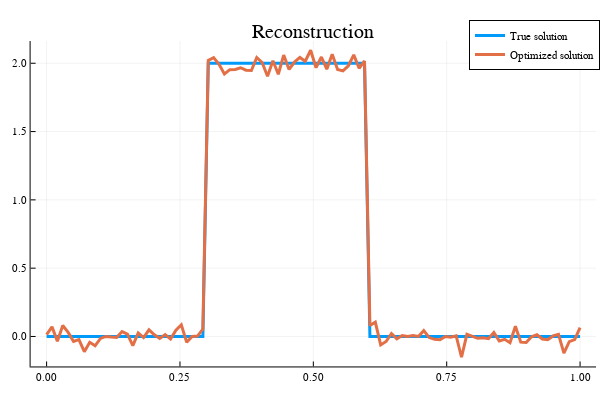

The notebook cell this image was saved under:
### Code cell
x=[xt,xbest];

plot(px,x,title="Reconstruction",label=["True solution" "Optimized solution"],lw=3)

### Figure 1 — Plotly figure (JSON) as saved in the notebook; plotly's stock layout.template omitted (floating-point values rounded to 4 significant figures)
{"data": [{"colorbar": {"title": ""}, "legendgroup": "True solution", "line": {"color": "rgba(0, 154, 250, 1.000)", "dash": "solid", "shape": "linear", "width": 3}, "mode": "lines", "name": "True solution", "showlegend": true, "type": "scatter", "x": [0, 0.0101, 0.0202, 0.0303, 0.0404, 0.05051, 0.06061, 0.07071, 0.08081, 0.09091, 0.101, 0.1111, 0.1212, 0.1313, 0.1414, 0.1515, 0.1616, 0.1717, 0.1818, 0.1919, 0.202, 0.2121, 0.2222, 0.2323, 0.2424, 0.2525, 0.2626, 0.2727, 0.2828, 0.2929, 0.303, 0.3131, 0.3232, 0.3333, 0.3434, 0.3535, 0.3636, 0.3737, 0.3838, 0.3939, 0.404, 0.4141, 0.4242, 0.4343, 0.4444, 0.4545, 0.4646, 0.4747, 0.4848, 0.4949, 0.5051, 0.5152, 0.5253, 0.5354, 0.5455, 0.5556, 0.5657, 0.5758, 0.5859, 0.596, 0.6061, 0.6162, 0.6263, 0.6364, 0.6465, 0.6566, 0.6667, 0.6768, 0.6869, 0.697, 0.7071, 0.7172, 0.7273, 0.7374, 0.7475, 0.7576, 0.7677, 0.7778, 0.7879, 0.798, 0.8081, 0.8182, 0.8283, 0.8384, 0.8485, 0.8586, 0.8687, 0.8788, 0.8889, 0.899, 0.9091, 0.9192, 0.9293, 0.9394, 0.9495, 0.9596, 0.9697, 0.9798, 0.9899, 1], "xaxis": "x", "y": [0, 0, 0, 0, 0, 0, 0, 0, 0, 0, 0, 0, 0, 0, 0, 0, 0, 0, 0, 0, 0, 0, 0, 0, 0, 0, 0, 0, 0, 0, 2, 2, 2, 2, 2, 2, 2, 2, 2, 2, 2, 2, 2, 2, 2, 2, 2, 2, 2, 2, 2, 2, 2, 2, 2, 2, 2, 2, 2, 2, 0, 0, 0, 0, 0, 0, 0, 0, 0, 0, 0, 0, 0, 0, 0, 0, 0, 0, 0, 0, 0, 0, 0, 0, 0, 0, 0, 0, 0, 0, 0, 0, 0, 0, 0, 0, 0, 0, 0, 0], "yaxis": "y", "zmax": null, "zmin": null}, {"colorbar": {"title": ""}, "legendgroup": "Optimized solution", "line": {"color": "rgba(227, 111, 71, 1.000)", "dash": "solid", "shape": "linear", "width": 3}, "mode": "lines", "name": "Optimized solution", "showlegend": true, "type": "scatter", "x": [0, 0.0101, 0.0202, 0.0303, 0.0404, 0.05051, 0.06061, 0.07071, 0.08081, 0.09091, 0.101, 0.1111, 0.1212, 0.1313, 0.1414, 0.1515, 0.1616, 0.1717, 0.1818, 0.1919, 0.202, 0.2121, 0.2222, 0.2323, 0.2424, 0.2525, 0.2626, 0.2727, 0.2828, 0.2929, 0.303, 0.3131, 0.3232, 0.3333, 0.3434, 0.3535, 0.3636, 0.3737, 0.3838, 0.3939, 0.404, 0.4141, 0.4242, 0.4343, 0.4444, 0.4545, 0.4646, 0.4747, 0.4848, 0.4949, 0.5051, 0.5152, 0.5253, 0.5354, 0.5455, 0.5556, 0.5657, 0.5758, 0.5859, 0.596, 0.6061, 0.6162, 0.6263, 0.6364, 0.6465, 0.6566, 0.6667, 0.6768, 0.6869, 0.697, 0.7071, 0.7172, 0.7273, 0.7374, 0.7475, 0.7576, 0.7677, 0.7778, 0.7879, 0.798, 0.8081, 0.8182, 0.8283, 0.8384, 0.8485, 0.8586, 0.8687, 0.8788, 0.8889, 0.899, 0.9091, 0.9192, 0.9293, 0.9394, 0.9495, 0.9596, 0.9697, 0.9798, 0.9899, 1], "xaxis": "x", "y": [0.01337, 0.0702, -0.03428, 0.08, 0.02986, -0.03615, -0.02311, -0.1111, -0.04275, -0.06831, -0.0142, 0.0001309, -0.004218, -0.006882, 0.03611, 0.01668, -0.06695, 0.02637, -0.007586, 0.04878, 0.01194, -0.01388, 0.01398, -0.01787, 0.04646, 0.0857, -0.04291, -0.0001081, 0.002668, 0.05442, 2.02, 2.041, 1.992, 1.921, 1.953, 1.954, 1.967, 1.949, 1.947, 2.042, 2.006, 1.905, 2.018, 1.92, 2.06, 1.954, 2.009, 2.043, 2.015, 2.095, 1.968, 2.046, 1.957, 2.066, 1.954, 1.944, 1.982, 2.061, 1.963, 2.017, 0.08066, 0.1048, -0.06178, -0.0368, 0.02161, -0.01759, 0.006856, -0.0001759, 0.006167, 1.681e-05, 0.04283, -0.007885, -0.02072, -0.02396, 2.616e-05, -0.004748, 0.005517, -0.1521, 0.01544, 6.969e-05, -0.0136, -0.00945, -0.01564, 0.02946, -0.03255, -0.0204, -0.04526, 0.07466, -0.04138, -0.04351, -0.00211, 0.01279, -0.01857, -0.02393, 0.004097, 0.01551, -0.1215, -0.03808, -0.0223, 0.06436], "yaxis": "y", "zmax": null, "zmin": null}], "layout": {"annotations": [{"font": {"color": "rgba(0, 0, 0, 1.000)", "family": "sans-serif", "size": 20}, "rotation": 0, "showarrow": false, "text": "Reconstruction", "x": 0.5222, "xanchor": "center", "xref": "paper", "y": 1, "yanchor": "top", "yref": "paper"}], "height": 400, "legend": {"bgcolor": "rgba(255, 255, 255, 1.000)", "bordercolor": "rgba(0, 0, 0, 1.000)", "borderwidth": 1, "font": {"color": "rgba(0, 0, 0, 1.000)", "family": "sans-serif", "size": 11}, "title": {"font": {"color": "rgba(0, 0, 0, 1.000)", "family": "sans-serif", "size": 15}, "text": ""}, "tracegroupgap": 0, "traceorder": "normal", "x": 1, "xanchor": "auto", "y": 1, "yanchor": "auto"}, "margin": {"b": 20, "l": 0, "r": 0, "t": 20}, "paper_bgcolor": "rgba(255, 255, 255, 1.000)", "plot_bgcolor": "rgba(255, 255, 255, 1.000)", "showlegend": true, "width": 600, "xaxis": {"anchor": "y", "domain": [0.05101, 0.9934], "gridcolor": "rgba(0, 0, 0, 0.100)", "gridwidth": 0.5, "linecolor": "rgba(0, 0, 0, 1.000)", "mirror": false, "range": [-0.03, 1.03], "showgrid": true, "showline": true, "showticklabels": true, "tickangle": 0, "tickcolor": "rgb(0, 0, 0)", "tickfont": {"color": "rgba(0, 0, 0, 1.000)", "family": "sans-serif", "size": 11}, "tickmode": "array", "ticks": "inside", "ticktext": ["0.00", "0.25", "0.50", "0.75", "1.00"], "tickvals": [0, 0.25, 0.5, 0.75, 1], "title": "", "titlefont": {"color": "rgba(0, 0, 0, 1.000)", "family": "sans-serif", "size": 15}, "type": "-", "visible": true, "zeroline": false, "zerolinecolor": "rgba(0, 0, 0, 1.000)"}, "yaxis": {"anchor": "x", "domain": [0.03762, 0.9415], "gridcolor": "rgba(0, 0, 0, 0.100)", "gridwidth": 0.5, "linecolor": "rgba(0, 0, 0, 1.000)", "mirror": false, "range": [-0.2195, 2.163], "showgrid": true, "showline": true, "showticklabels": true, "tickangle": 0, "tickcolor": "rgb(0, 0, 0)", "tickfont": {"color": "rgba(0, 0, 0, 1.000)", "family": "sans-serif", "size": 11}, "tickmode": "array", "ticks": "inside", "ticktext": ["0.0", "0.5", "1.0", "1.5", "2.0"], "tickvals": [0, 0.5, 1, 1.5, 2], "title": "", "titlefont": {"color": "rgba(0, 0, 0, 1.000)", "family": "sans-serif", "size": 15}, "type": "-", "visible": true, "zeroline": false, "zerolinecolor": "rgba(0, 0, 0, 1.000)"}}}
